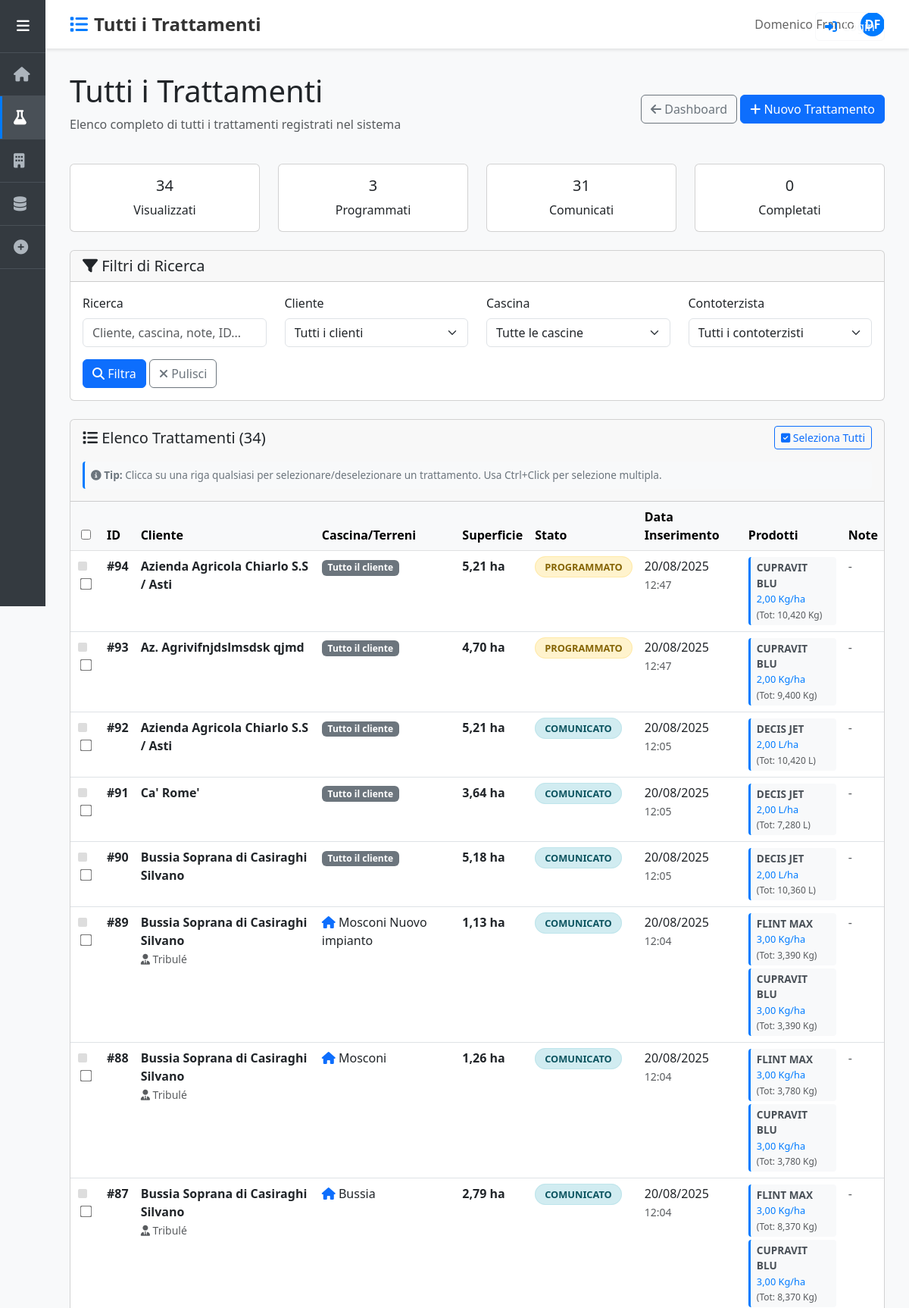
The app's page /trattamenti/?view=tutti (upper part) with its own data.
### domenico/models.py (models this page shows, shortened)
class Trattamento(models.Model):
    STATI_CHOICES = [
        ('programmato', 'Programmato'),
        ('comunicato', 'Comunicato'),
        ('completato', 'Completato'),
        ('annullato', 'Annullato'),
    ]
    cliente = models.ForeignKey(Cliente, on_delete=models.CASCADE, related_name='trattamenti')
    cascina = models.ForeignKey(Cascina, on_delete=models.CASCADE, null=True, blank=True, related_name='trattamenti')
    terreni = models.ManyToManyField(Terreno, blank=True, related_name='trattamenti')
    LIVELLI_APPLICAZIONE = [
        ('cliente', 'Intera Azienda'),
        ('cascina', 'Cascina'),
        ('terreno', 'Terreni Selezionati'),
    ]
    livello_applicazione = models.CharField(
        max_length=20,
        choices=LIVELLI_APPLICAZIONE,
        default='cliente',
        help_text="Specifica il livello di applicazione del trattamento"
    )
    data_inserimento = models.DateTimeField(auto_now_add=True)
    data_comunicazione = models.DateTimeField(null=True, blank=True)
    data_esecuzione = models.DateField(null=True, blank=True)
    stato = models.CharField(
        max_length=20,
        choices=STATI_CHOICES,
        default='programmato',
        help_text="Stato attuale del trattamento"
    )
    class Meta:
        ordering = ['-data_inserimento']
        verbose_name = 'Trattamento'
        verbose_name_plural = 'Trattamenti'
    def get_superficie_interessata(self):
        from decimal import Decimal
        try:
            if self.livello_applicazione == 'cliente':
                superficie = self.cliente.get_superficie_totale()
            elif self.livello_applicazione == 'cascina' and self.cascina:
                superficie = self.cascina.get_superficie_totale()
            elif self.livello_applicazione == 'terreno':
                superficie = sum(terreno.superficie for terreno in self.terreni.all())
            else:
                superficie = 0
            return Decimal(str(superficie)) if superficie else Decimal('0')
        except Exception as e:
            print(f"Errore calcolo superficie trattamento {self.id}: {e}")
            return Decimal('0')

class Cliente(models.Model):
    nome = models.CharField(max_length=200)
    creato_il = models.DateTimeField(auto_now_add=True)
    def get_superficie_totale(self):
        from decimal import Decimal
        try:
            superficie = sum(cascina.get_superficie_totale() for cascina in self.cascine.all())
            return Decimal(str(superficie))
        except Exception:
            return Decimal('0')

class Cascina(models.Model):
    nome = models.CharField(max_length=200)
    cliente = models.ForeignKey(Cliente, on_delete=models.CASCADE, related_name='cascine')
    contoterzista = models.ForeignKey(
        Contoterzista,
        on_delete=models.SET_NULL,
        null=True,
        blank=True,
        related_name='cascine',
        help_text="Contoterzista responsabile per questa cascina (opzionale)"
    )
    def get_superficie_totale(self):
        from decimal import Decimal
        try:
            superficie = sum(terreno.superficie for terreno in self.terreni.all())
            return Decimal(str(superficie))
        except Exception:
            return Decimal('0')

class Terreno(models.Model):
    nome = models.CharField(max_length=200)
    cascina = models.ForeignKey(Cascina, on_delete=models.CASCADE, related_name='terreni')
    superficie = models.DecimalField(
        max_digits=10,
        decimal_places=2,
        validators=[MinValueValidator(0.01)],
        help_text="Superficie in ettari"
    )
    class Meta:
        verbose_name = "Terreno"
        verbose_name_plural = "Terreni"

class TrattamentoProdotto(models.Model):
    trattamento = models.ForeignKey(Trattamento, on_delete=models.CASCADE)
    prodotto = models.ForeignKey(Prodotto, on_delete=models.CASCADE)
    quantita_per_ettaro = models.DecimalField(
        max_digits=10,
        decimal_places=3,
        validators=[MinValueValidator(0.001)],
        help_text="Quantità per ettaro"
    )
    def get_quantita_per_ettaro(self):
        if hasattr(self, 'quantita_per_ettaro'):
            return self.quantita_per_ettaro
        elif hasattr(self, 'quantita'):
            return self.quantita
    @property
    def quantita_totale(self):
        try:
            superficie = self.trattamento.get_superficie_interessata()
            quantita_per_ettaro = self.get_quantita_per_ettaro()
            from decimal import Decimal
            if superficie is None or superficie == 0:
                return quantita_per_ettaro
            superficie_decimal = Decimal(str(superficie))
            quantita_decimal = Decimal(str(quantita_per_ettaro))
            return quantita_decimal * superficie_decimal
        except (ValueError, TypeError, AttributeError) as e:
            import logging
            logger = logging.getLogger(__name__)
            logger.error(f"Errore calcolo quantita_totale per {self}: {e}")
            return self.get_quantita_per_ettaro()
    class Meta:
        unique_together = ['trattamento', 'prodotto']
        verbose_name = "Prodotto del Trattamento"
        verbose_name_plural = "Prodotti del Trattamento"

class Prodotto(models.Model):
    nome = models.CharField(max_length=200)
    principi_attivi = models.ManyToManyField(PrincipioAttivo, related_name='prodotti')
    descrizione = models.TextField(blank=True)
    unita_misura = models.CharField(
        max_length=20,
        default='L',
        help_text="Es: L, Kg, g, ml"
    )
    class Meta:
        verbose_name = "Prodotto"
        verbose_name_plural = "Prodotti"

class Contoterzista(models.Model):
    nome = models.CharField(max_length=200)
    email = models.EmailField(blank=True)
    class Meta:
        verbose_name = "Contoterzista"
        verbose_name_plural = "Contoterzisti"

### domenico/views.py (the view)
# urls.py: path('trattamenti/', views.trattamenti, name='trattamenti'),
def trattamenti(request):
    view_type = request.GET.get('view', 'dashboard')
    if view_type == 'dashboard':
        return trattamenti_dashboard(request)
    else:
        return trattamenti_table(request, view_type)

### domenico/templates/trattamenti_table.html (shortened to what this page needs)
{% extends 'base.html' %}
{% load aziende_extras %}
{% block page_title %}{{ view_title }}{% endblock %}
{% block page_icon %}<i class="fas fa-list"></i>{% endblock %}
{% block content %}
<div class="d-flex justify-content-between align-items-center mb-4">
    <div>
        <h1>{{ view_title }}</h1>
        <p class="text-muted">{{ view_description }}</p>
    </div>
    <div>
        <a href="{% url 'trattamenti' %}" class="btn btn-outline-secondary">
            <i class="fas fa-arrow-left"></i> Dashboard
        </a>
        <a href="{% url 'inserisci' %}" class="btn btn-primary">
            <i class="fas fa-plus"></i> Nuovo Trattamento
        </a>
    </div>
</div>
<div class="row mb-4">
    <div class="col-md-3">
        <div class="card text-center">
            <div class="card-body">
                <h5 class="card-title">{{ stats.filtrati }}</h5>
                <p class="card-text">Visualizzati</p>
            </div>
        </div>
    </div>
    <div class="col-md-3">
        <div class="card text-center">
            <div class="card-body">
                <h5 class="card-title">{{ stats.programmati }}</h5>
                <p class="card-text">Programmati</p>
            </div>
        </div>
    </div>
    <div class="col-md-3">
        <div class="card text-center">
            <div class="card-body">
                <h5 class="card-title">{{ stats.comunicati }}</h5>
                <p class="card-text">Comunicati</p>
            </div>
        </div>
    </div>
    <div class="col-md-3">
        <div class="card text-center">
            <div class="card-body">
                <h5 class="card-title">{{ stats.completati }}</h5>
                <p class="card-text">Completati</p>
            </div>
        </div>
    </div>
</div>
<div class="card mb-4">
    <div class="card-header">
        <h5 class="mb-0">
            <i class="fas fa-filter"></i> Filtri di Ricerca
        </h5>
    </div>
    <div class="card-body">
        <form method="GET" class="row">
            <div class="col-md-3">
                <label class="form-label">Ricerca</label>
                <input type="text" class="form-control" name="search" value="{{ filters.search }}"
                       placeholder="Cliente, cascina, note, ID...">
            </div>
            <div class="col-md-3">
                <label class="form-label">Cliente</label>
                <select class="form-select" name="cliente">
                    <option value="">Tutti i clienti</option>
                </select>
            </div>
            <div class="col-md-3">
                <label class="form-label">Cascina</label>
                <select class="form-select" name="cascina">
                    <option value="">Tutte le cascine</option>
                </select>
            </div>
            <div class="col-md-3">
                <label class="form-label">Contoterzista</label>
                <select class="form-select" name="contoterzista">
                    <option value="">Tutti i contoterzisti</option>
                </select>
            </div>
            <div class="col-12 mt-3">
                <button type="submit" class="btn btn-primary">
                    <i class="fas fa-search"></i> Filtra
                </button>
                <a href="?{% if view_type and view_type != 'dashboard' %}view={{ view_type }}{% endif %}" class="btn btn-outline-secondary">
                    <i class="fas fa-times"></i> Pulisci
                </a>
            </div>
        </form>
    </div>
</div>
<div class="card">
    <div class="card-header">
        <div class="table-header-actions">
            <h5 class="mb-0">
                <i class="fas fa-list"></i>
                Elenco Trattamenti ({{ stats.filtrati }})
            </h5>
            <div>
                <button class="btn btn-sm btn-outline-primary" onclick="selectAll()">
                    <i class="fas fa-check-square"></i> Seleziona Tutti
                </button>
            </div>
        </div>
        <div class="selection-help">
            <i class="fas fa-info-circle"></i>
            <strong>Tip:</strong> Clicca su una riga qualsiasi per selezionare/deselezionare un trattamento.
            Usa Ctrl+Click per selezione multipla.
        </div>
    </div>
    {% if trattamenti %}
    <div class="table-responsive">
        <table class="table table-hover mb-0" id="trattamentiTable">
            <thead class="table-light">
                <tr>
                    <th class="checkbox-column">
                        <input type="checkbox" id="selectAllCheckbox" onchange="toggleSelectAll()">
                    </th>
                    <th>ID</th>
                    <th>Cliente</th>
                    <th>Cascina/Terreni</th>
                    <th>Superficie</th>
                    <th>Stato</th>
                    <th>Data Inserimento</th>
                    <th>Prodotti</th>
                    <th>Note</th>
                </tr>
            </thead>
            <tbody>
                {% for trattamento in trattamenti %}
                <tr id="row-{{ trattamento.id }}"
                    class="selectable-row"
                    data-treatment-id="{{ trattamento.id }}"
                    onclick="toggleRowSelection({{ trattamento.id }}, event)">
                    <td class="checkbox-column">
                        <span class="selection-indicator"></span>
                        <input type="checkbox"
                               class="trattamento-checkbox"
                               value="{{ trattamento.id }}"
                               onchange="updateSelection()">
                    </td>
                    <td><strong>#{{ trattamento.id }}</strong></td>
                    <td>
                        <strong>{{ trattamento.cliente.nome }}</strong>
                        {% if trattamento.cascina.contoterzista %}
                            <br><small class="text-muted">
                                <i class="fas fa-user-tie"></i> {{ trattamento.cascina.contoterzista.nome }}
                            </small>
                        {% endif %}
                    </td>
                    <td>
                        {% if trattamento.livello_applicazione == 'cliente' %}
                            <span class="badge bg-secondary">Tutto il cliente</span>
                        {% elif trattamento.livello_applicazione == 'cascina' %}
                            <i class="fas fa-home text-primary"></i> {{ trattamento.cascina.nome }}
                        {% else %}
                            <i class="fas fa-seedling text-success"></i>
                            {% for terreno in trattamento.terreni.all %}
                                {{ terreno.nome }}{% if not forloop.last %}, {% endif %}
                            {% endfor %}
                            <br><small class="text-muted">{{ trattamento.cascina.nome }}</small>
                        {% endif %}
                    </td>
                    <td>
                        <strong>{{ trattamento.get_superficie_interessata|floatformat:2 }} ha</strong>
                    </td>
                    <td>
                        <span class="status-badge status-{{ trattamento.stato }}">
                            {{ trattamento.get_stato_display }}
                        </span>
                    </td>
                    <td>
                        {{ trattamento.data_inserimento|date:"d/m/Y" }}
                        <br><small class="text-muted">{{ trattamento.data_inserimento|date:"H:i" }}</small>
                    </td>
                    <td class="prodotti-cell">
                        {% if trattamento.trattamentoprodotto_set.all %}
                            <div class="prodotti-list">
                                {% for tp in trattamento.trattamentoprodotto_set.all %}
                                    <div class="prodotto-item">
                                        <span class="prodotto-nome">{{ tp.prodotto.nome }}</span>
                                        <span class="prodotto-quantita">
                                            {{ tp.quantita_per_ettaro|floatformat:2 }} {{ tp.prodotto.unita_misura }}/ha
                                        </span>
                                        <small class="prodotto-totale text-muted">
                                            (Tot: {{ tp.quantita_totale|floatformat:3 }} {{ tp.prodotto.unita_misura }})
                                        </small>
                                    </div>
                                {% endfor %}
                            </div>
                        {% else %}
                            <span class="text-muted">
                                <i class="fas fa-exclamation-triangle"></i>
                                Nessun prodotto associato
                            </span>
                        {% endif %}
                    </td>
                    <td>
                        {% if trattamento.note %}
                            <span class="text-truncate" style="max-width: 150px;" title="{{ trattamento.note }}">
                                {{ trattamento.note|truncatechars:50 }}
                            </span>
                        {% else %}
                            <span class="text-muted">-</span>
                        {% endif %}
                    </td>
                </tr>
                {% endfor %}
            </tbody>
        </table>
    </div>
    {% endif %}
</div>
{% endblock %}

### records on screen
Trattamento: id "94", cliente.nome "Azienda Agricola Chiarlo S.S / Asti", shows "Tutto il cliente", get_superficie_interessata "5,21", stato "PROGRAMMATO", data_inserimento "20/08/2025", data_inserimento "12:47"
TrattamentoProdotto: prodotto.nome "CUPRAVIT BLU", quantita_per_ettaro "2,00", prodotto.unita_misura "Kg", quantita_totale "10,420"
Trattamento: id "93", cliente.nome "Az. Agrivifnjdslmsdsk qjmd", shows "Tutto il cliente", get_superficie_interessata "4,70", stato "PROGRAMMATO", data_inserimento "20/08/2025", data_inserimento "12:47"
TrattamentoProdotto: prodotto.nome "CUPRAVIT BLU", quantita_per_ettaro "2,00", prodotto.unita_misura "Kg", quantita_totale "9,400"
Trattamento: id "92", cliente.nome "Azienda Agricola Chiarlo S.S / Asti", shows "Tutto il cliente", get_superficie_interessata "5,21", stato "COMUNICATO", data_inserimento "20/08/2025", data_inserimento "12:05"
TrattamentoProdotto: prodotto.nome "DECIS JET", quantita_per_ettaro "2,00", prodotto.unita_misura "L", quantita_totale "10,420"
Trattamento: id "91", cliente.nome "Ca' Rome'", shows "Tutto il cliente", get_superficie_interessata "3,64", stato "COMUNICATO", data_inserimento "20/08/2025", data_inserimento "12:05"
TrattamentoProdotto: prodotto.nome "DECIS JET", quantita_per_ettaro "2,00", prodotto.unita_misura "L", quantita_totale "7,280"
Trattamento: id "90", cliente.nome "Bussia Soprana di Casiraghi Silvano", shows "Tutto il cliente", get_superficie_interessata "5,18", stato "COMUNICATO", data_inserimento "20/08/2025", data_inserimento "12:05"
TrattamentoProdotto: prodotto.nome "DECIS JET", quantita_per_ettaro "2,00", prodotto.unita_misura "L", quantita_totale "10,360"
Trattamento: id "89", cliente.nome "Bussia Soprana di Casiraghi Silvano", cascina.contoterzista.nome "Tribulé", cascina.nome "Mosconi Nuovo impianto", get_superficie_interessata "1,13", stato "COMUNICATO", data_inserimento "20/08/2025", data_inserimento "12:04"
TrattamentoProdotto: prodotto.nome "FLINT MAX", quantita_per_ettaro "3,00", prodotto.unita_misura "Kg", quantita_totale "3,390"
TrattamentoProdotto: prodotto.nome "CUPRAVIT BLU", quantita_per_ettaro "3,00", prodotto.unita_misura "Kg", quantita_totale "3,390"
Trattamento: id "88", cliente.nome "Bussia Soprana di Casiraghi Silvano", cascina.contoterzista.nome "Tribulé", cascina.nome "Mosconi", get_superficie_interessata "1,26", stato "COMUNICATO", data_inserimento "20/08/2025", data_inserimento "12:04"
TrattamentoProdotto: prodotto.nome "FLINT MAX", quantita_per_ettaro "3,00", prodotto.unita_misura "Kg", quantita_totale "3,780"
TrattamentoProdotto: prodotto.nome "CUPRAVIT BLU", quantita_per_ettaro "3,00", prodotto.unita_misura "Kg", quantita_totale "3,780"
Trattamento: id "87", cliente.nome "Bussia Soprana di Casiraghi Silvano", cascina.contoterzista.nome "Tribulé", cascina.nome "Bussia", get_superficie_interessata "2,79", stato "COMUNICATO", data_inserimento "20/08/2025", data_inserimento "12:04"
TrattamentoProdotto: prodotto.nome "FLINT MAX", quantita_per_ettaro "3,00", prodotto.unita_misura "Kg", quantita_totale "8,370"
TrattamentoProdotto: prodotto.nome "CUPRAVIT BLU", quantita_per_ettaro "3,00", prodotto.unita_misura "Kg", quantita_totale "8,370"

### other values on screen
{{ view_title }} "Tutti i Trattamenti"
{{ view_description }} "Elenco completo di tutti i trattamenti registrati nel sistema"
{{ stats.filtrati }} "34"
{{ stats.programmati }} "3"
{{ stats.comunicati }} "31"
{{ stats.completati }} "0"
